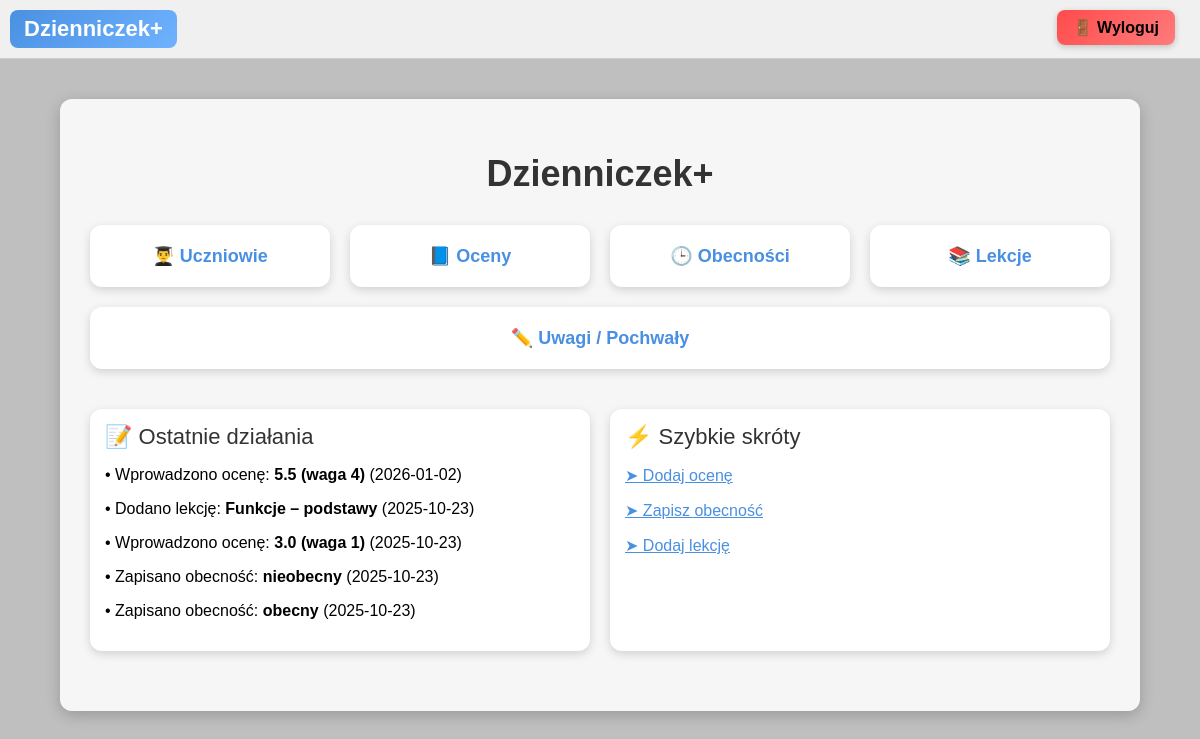
Screenshot of /index_logged.php (signed in) with the database file from the repository.
### tables this page shows
CREATE TABLE `lekcje` (
  `id_lekcji` int(11) NOT NULL,
  `id_przedmiotu` int(11) DEFAULT NULL,
  `id_klasy` int(11) DEFAULT NULL,
  `data` date DEFAULT NULL,
  `temat` varchar(100) DEFAULT NULL
);

### index_logged.php (the view, shortened to what this page needs)
<?php
require 'config.php';
$id_nauczyciela = $_SESSION['id_nauczyciela'];
$log = [];
$q1 = $conn->query("
    SELECT 'Dodano lekcję: ' AS opis, temat AS szczegol, data
    FROM lekcje
    WHERE id_przedmiotu IN (
        SELECT id_przedmiotu FROM przedmioty WHERE id_nauczyciela = $id_nauczyciela
    )
    ORDER BY data DESC
    LIMIT 3
");
while ($row = $q1->fetch_assoc()) $log[] = $row;
$q2 = $conn->query("
    SELECT 'Wprowadzono ocenę: ' AS opis, CONCAT(ocena, ' (waga ', waga, ')') AS szczegol, data
    FROM oceny
    WHERE id_przedmiotu IN (
        SELECT id_przedmiotu FROM przedmioty WHERE id_nauczyciela = $id_nauczyciela
    )
    ORDER BY data DESC
    LIMIT 3
");
while ($row = $q2->fetch_assoc()) $log[] = $row;
$q3 = $conn->query("
    SELECT 'Zapisano obecność: ' AS opis, status AS szczegol, data
    FROM obecnosci
    WHERE id_lekcji IN (
        SELECT id_lekcji FROM lekcje
        WHERE id_przedmiotu IN (
            SELECT id_przedmiotu FROM przedmioty WHERE id_nauczyciela = $id_nauczyciela
        )
    )
    ORDER BY data DESC
    LIMIT 3
");
while ($row = $q3->fetch_assoc()) $log[] = $row;
$q4 = $conn->query("
    SELECT 'Dodano uwagę: ' AS opis, tresc AS szczegol, data
    FROM uwagi
    WHERE id_nauczyciela = $id_nauczyciela
    ORDER BY data DESC
    LIMIT 3
");
while ($row = $q4->fetch_assoc()) $log[] = $row;
usort($log, function($a, $b) {
    return strtotime($b['data']) - strtotime($a['data']);
});
$log = array_slice($log, 0, 5);
?>
<!DOCTYPE html>
<html lang="pl">
<head>
</head>
<body>
<?php include 'menu.php'; ?>
<div class="overlay">
    <h1>Dzienniczek+</h1>
    <div class="tiles">
        <div class="tile"><a href="uczniowie.php">👨‍🎓 Uczniowie</a></div>
        <div class="tile"><a href="oceny.php">📘 Oceny</a></div>
        <div class="tile"><a href="obecnosci.php">🕒 Obecności</a></div>
        <div class="tile"><a href="lekcje.php">📚 Lekcje</a></div>
        <div class="tile"><a href="uwagi.php">✏️ Uwagi / Pochwały</a></div>
    </div>
    <div class="info-row">
        <div class="info-box">
            <div class="section-title">📝 Ostatnie działania</div>
            <?php if (empty($log)): ?>
                <p>Brak ostatnich działań.</p>
            <?php else: ?>
                <?php foreach ($log as $entry): ?>
                    <p>• <?= $entry['opis'] ?>
                        <strong><?= htmlspecialchars($entry['szczegol']) ?></strong>
                        (<?= $entry['data'] ?>)
                    </p>
                <?php endforeach; ?>
            <?php endif; ?>
        </div>
        <div class="info-box">
            <div class="section-title">⚡ Szybkie skróty</div>
            <p><a href="oceny.php" style="color:#4a90e2;">➤ Dodaj ocenę</a></p>
            <p><a href="obecnosci.php" style="color:#4a90e2;">➤ Zapisz obecność</a></p>
            <p><a href="lekcje.php" style="color:#4a90e2;">➤ Dodaj lekcję</a></p>
        </div>
    </div>
</div>
</body>
</html>

### index_logged.php (style rules this page uses)
body { font-family: Arial, sans-serif; background: url('szkola.png') no-repeat center center fixed; background-size: cover; margin: 0; position: relative; }
body::before { content: ""; position: fixed; top: 0; left: 0; width: 100%; height: 100%; background: rgba(0,0,0,0.25); z-index: -1; }
.overlay { background: rgba(255, 255, 255, 0.85); width: 85%; margin: 40px auto; padding: 30px; border-radius: 12px; box-shadow: 0 4px 15px rgba(0,0,0,0.2); }
h1 { text-align: center; font-size: 36px; color: #333; margin-bottom: 30px; }
.tiles { display: flex; justify-content: space-between; flex-wrap: wrap; gap: 20px; margin-bottom: 40px; }
.tile { flex: 1; min-width: 200px; background: white; padding: 20px; border-radius: 12px; text-align: center; box-shadow: 0 3px 10px rgba(0,0,0,0.15); transition: 0.2s; font-size: 18px; font-weight: bold; }
.tile a { text-decoration: none; color: #4a90e2; }
.info-row { display: flex; justify-content: space-between; gap: 20px; margin-bottom: 30px; }
.info-box { flex: 1; background: white; padding: 15px; border-radius: 12px; box-shadow: 0 3px 10px rgba(0,0,0,0.15); min-height: 120px; }
.section-title { font-size: 22px; margin-bottom: 10px; color: #333; }

### rows the page displays
lekcje: opis "Dodano lekcję:", temat "Funkcje – podstawy", data "2025-10-23"

### other values shown
$entry['opis'] "Wprowadzono ocenę:"
$entry['szczegol'] "5.5 (waga 4)"
$entry['data'] "2026-01-02"
$entry['szczegol'] "3.0 (waga 1)"
$entry['data'] "2025-10-23"
$entry['opis'] "Zapisano obecność:"
$entry['szczegol'] "nieobecny"
$entry['szczegol'] "obecny"
